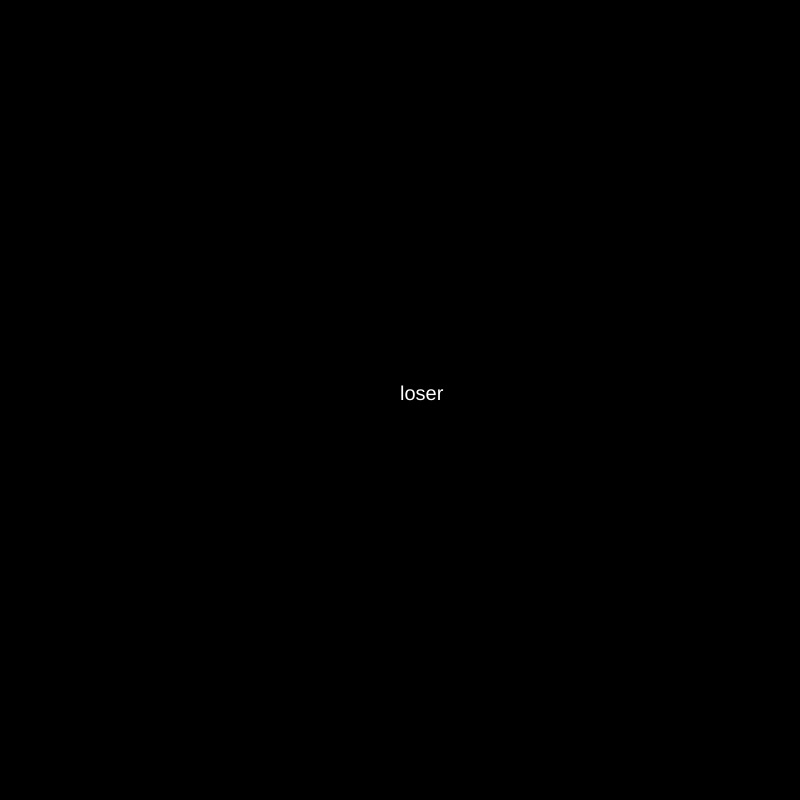
Frame 1 (no input)
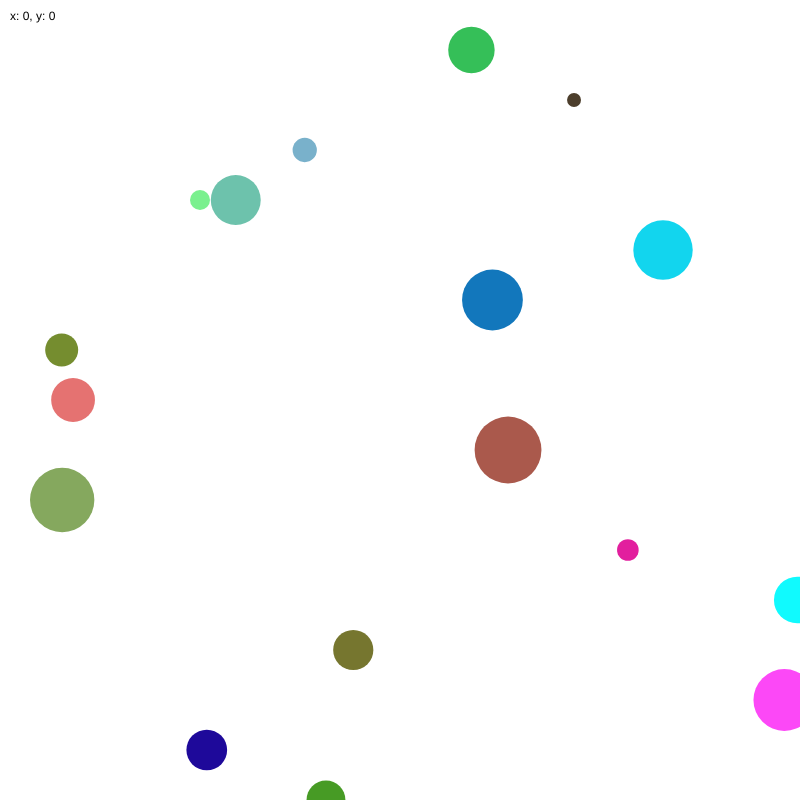
Frame 60 (no input)
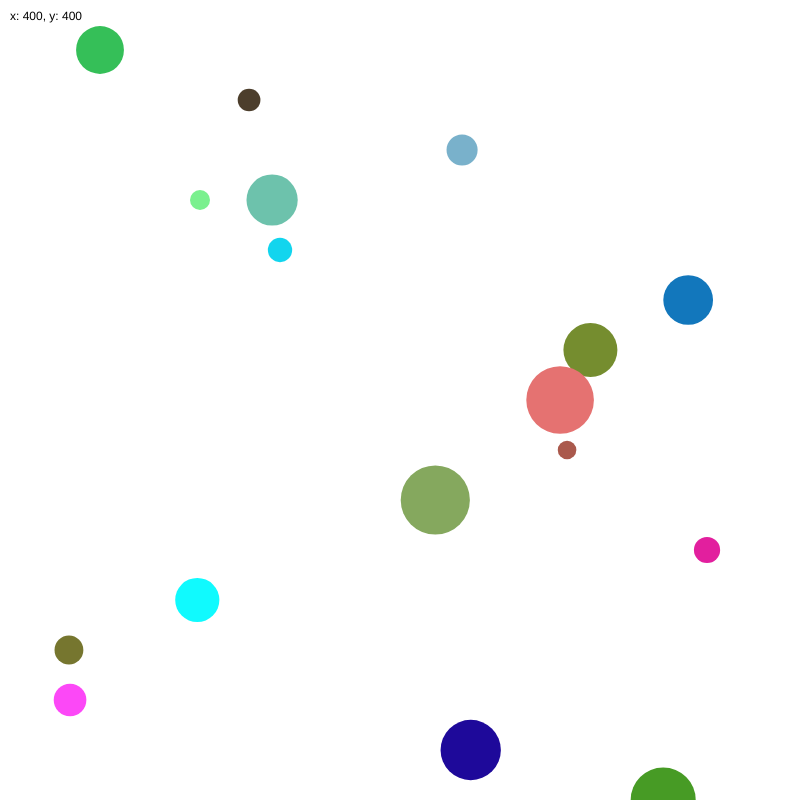
Frame 120 (the mouse pressed at the canvas centre since frame 60)

The p5.js sketch that drew these frames (run headless with seeded random() and noise() and a simulated clock; from frame 60 on, the mouse is pressed at the canvas centre):

// p5.js sketch
// ── sketch.js
var myX = [];
var myY = [];

var x = 50;
var y = 50;
var speed = [];
var red = [];
var blue = [];
var green = [];
var x2 = 200;
var y2 = 200;
var movement = 1;

var xOffset = 0;
var collisionDelayUntil = 0;
var loser = false;


function drawCharacter() {

    circle(x2, y2, 20);

    if (keyIsDown('68')) {
        x2 += 10;
    }
    else if (keyIsDown('65')) {
        x2 -= 10;
    }
    else if (keyIsDown(87)) {
        y2 -= 10;
    }
    else if (keyIsDown(83)) {
        y2 += 10;
    }
}



function setup() {
    createCanvas(800, 800);

    for (var i = 0; i < 20000; i++) {
        myX[i] = x;
        myY[i] = y;
        speed[i] = random(0, 10);
        red[i] = random(255);
        blue[i] = random(255);
        green[i] = random(255);
        x += 50;
        y += 50;

    }
}

function draw() {
    background(255);
    for (var i = 0; i < myX.length; i++) {
        fill(red[i], blue[i], green[i]);
        circle(myX[i], myY[i], random(10, 70));
        myX[i] += speed[i];
        if (myX[i] > width) {
            myX[i] = 0;
        }
    }
    drawCharacter()
    drawWinner()
    collisionDetection()
    if (loser) {
        background('black');
        fill('white');
        textSize(20);
        text("loser", 400, 400);
    }



    fill(0);
    noStroke();
    textSize(12);
    text("x: " + round(mouseX) + ", y: " + round(mouseY), 10, 20);
}


function drawWinner() {
    if (x2 > 300 && x2 < 500 && y2 > 600 && y2 < 750) {
        background('black')
        fill('white');
        textSize(20);
        text("winner", 400, 400);
    }
}

function collisionDetection() {
    if (millis() < collisionDelayUntil) {
        return;
    }

    for (var i = 0; i < myX.length; i++) {
        if (x2 > myX[i] - 20 && x2 < myX[i] + 20 && y2 > myY[i] - 20 && y2 < myY[i] + 20) {
            background('black');
            loser = true;
            xOffset += 1.5;
            collisionDelayUntil = millis() + 2000;

            setTimeout(function() {
                loser = false;
            }, 2000);
            return;
        }
    }
}
